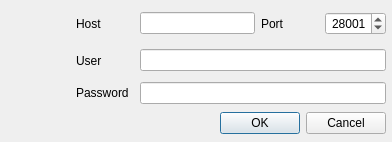
<?xml version="1.0" encoding="UTF-8"?>
<ui version="4.0">
 <class>QuickConnectDialog</class>
 <widget class="QDialog" name="QuickConnectDialog">
  <property name="windowModality">
   <enum>Qt::ApplicationModal</enum>
  </property>
  <property name="geometry">
   <rect>
    <x>0</x>
    <y>0</y>
    <width>392</width>
    <height>142</height>
   </rect>
  </property>
  <property name="sizePolicy">
   <sizepolicy hsizetype="Fixed" vsizetype="Fixed">
    <horstretch>0</horstretch>
    <verstretch>0</verstretch>
   </sizepolicy>
  </property>
  <property name="windowTitle">
   <string>Quick connect to device server</string>
  </property>
  <layout class="QGridLayout" name="gridLayout">
   <property name="leftMargin">
    <number>6</number>
   </property>
   <property name="topMargin">
    <number>6</number>
   </property>
   <property name="rightMargin">
    <number>6</number>
   </property>
   <property name="bottomMargin">
    <number>6</number>
   </property>
   <property name="spacing">
    <number>6</number>
   </property>
   <item row="1" column="1">
    <widget class="QLabel" name="label_3">
     <property name="text">
      <string>User</string>
     </property>
    </widget>
   </item>
   <item row="2" column="1">
    <widget class="QLabel" name="label_4">
     <property name="text">
      <string>Password</string>
     </property>
    </widget>
   </item>
   <item row="0" column="2" colspan="2">
    <widget class="QLineEdit" name="hostEdit"/>
   </item>
   <item row="1" column="2" colspan="4">
    <widget class="QLineEdit" name="userEdit"/>
   </item>
   <item row="2" column="2" colspan="4">
    <widget class="QLineEdit" name="passwordEdit">
     <property name="echoMode">
      <enum>QLineEdit::Password</enum>
     </property>
    </widget>
   </item>
   <item row="0" column="4">
    <widget class="QLabel" name="label_2">
     <property name="text">
      <string>Port</string>
     </property>
    </widget>
   </item>
   <item row="3" column="1" colspan="5">
    <widget class="QDialogButtonBox" name="buttonBox">
     <property name="orientation">
      <enum>Qt::Horizontal</enum>
     </property>
     <property name="standardButtons">
      <set>QDialogButtonBox::Cancel|QDialogButtonBox::Ok</set>
     </property>
    </widget>
   </item>
   <item row="0" column="1">
    <widget class="QLabel" name="label">
     <property name="text">
      <string>Host</string>
     </property>
    </widget>
   </item>
   <item row="0" column="5">
    <widget class="QSpinBox" name="portSpin">
     <property name="alignment">
      <set>Qt::AlignRight|Qt::AlignTrailing|Qt::AlignVCenter</set>
     </property>
     <property name="minimum">
      <number>1</number>
     </property>
     <property name="maximum">
      <number>65535</number>
     </property>
     <property name="value">
      <number>28001</number>
     </property>
    </widget>
   </item>
   <item row="0" column="0" rowspan="2">
    <widget class="QLabel" name="label_5">
     <property name="sizePolicy">
      <sizepolicy hsizetype="Fixed" vsizetype="Fixed">
       <horstretch>0</horstretch>
       <verstretch>0</verstretch>
      </sizepolicy>
     </property>
     <property name="minimumSize">
      <size>
       <width>64</width>
       <height>64</height>
      </size>
     </property>
     <property name="maximumSize">
      <size>
       <width>64</width>
       <height>64</height>
      </size>
     </property>
     <property name="text">
      <string/>
     </property>
     <property name="pixmap">
      <pixmap resource="../icons/Icons.qrc">:/icons/connect.png</pixmap>
     </property>
     <property name="scaledContents">
      <bool>true</bool>
     </property>
    </widget>
   </item>
  </layout>
 </widget>
 <tabstops>
  <tabstop>hostEdit</tabstop>
  <tabstop>portSpin</tabstop>
  <tabstop>userEdit</tabstop>
  <tabstop>passwordEdit</tabstop>
 </tabstops>
 <resources>
  <include location="../icons/Icons.qrc"/>
 </resources>
 <connections>
  <connection>
   <sender>buttonBox</sender>
   <signal>accepted()</signal>
   <receiver>QuickConnectDialog</receiver>
   <slot>accept()</slot>
   <hints>
    <hint type="sourcelabel">
     <x>248</x>
     <y>254</y>
    </hint>
    <hint type="destinationlabel">
     <x>157</x>
     <y>274</y>
    </hint>
   </hints>
  </connection>
  <connection>
   <sender>buttonBox</sender>
   <signal>rejected()</signal>
   <receiver>QuickConnectDialog</receiver>
   <slot>reject()</slot>
   <hints>
    <hint type="sourcelabel">
     <x>316</x>
     <y>260</y>
    </hint>
    <hint type="destinationlabel">
     <x>286</x>
     <y>274</y>
    </hint>
   </hints>
  </connection>
 </connections>
</ui>
